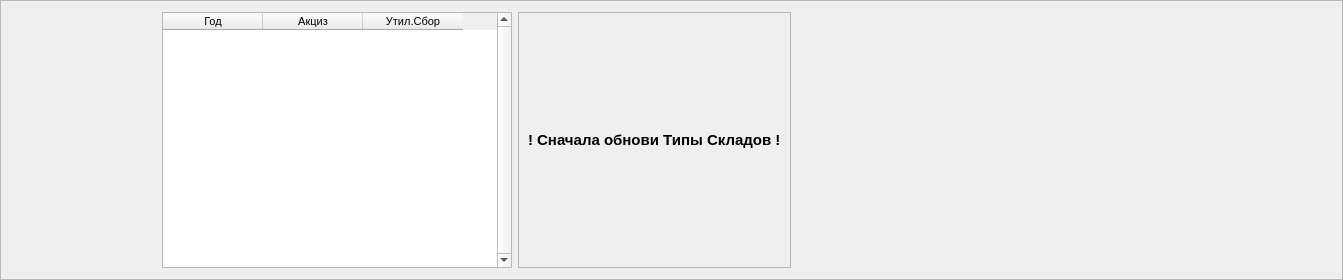
       <widget class="QFrame" name="frame_cost_table">
        <property name="minimumSize">
         <size>
          <width>0</width>
          <height>280</height>
         </size>
        </property>
        <property name="frameShape">
         <enum>QFrame::StyledPanel</enum>
        </property>
        <property name="frameShadow">
         <enum>QFrame::Raised</enum>
        </property>
        <layout class="QHBoxLayout" name="horizontalLayout">
         <item>
          <spacer name="horizontalSpacer_9">
           <property name="orientation">
            <enum>Qt::Horizontal</enum>
           </property>
           <property name="sizeType">
            <enum>QSizePolicy::Fixed</enum>
           </property>
           <property name="sizeHint" stdset="0">
            <size>
             <width>150</width>
             <height>20</height>
            </size>
           </property>
          </spacer>
         </item>
         <item>
          <widget class="QTableWidget" name="table">
           <property name="sizePolicy">
            <sizepolicy hsizetype="Preferred" vsizetype="Preferred">
             <horstretch>0</horstretch>
             <verstretch>0</verstretch>
            </sizepolicy>
           </property>
           <property name="minimumSize">
            <size>
             <width>350</width>
             <height>0</height>
            </size>
           </property>
           <property name="maximumSize">
            <size>
             <width>350</width>
             <height>16777215</height>
            </size>
           </property>
           <property name="font">
            <font>
             <pointsize>8</pointsize>
            </font>
           </property>
           <property name="verticalScrollBarPolicy">
            <enum>Qt::ScrollBarAlwaysOn</enum>
           </property>
           <property name="horizontalScrollBarPolicy">
            <enum>Qt::ScrollBarAsNeeded</enum>
           </property>
           <property name="sortingEnabled">
            <bool>true</bool>
           </property>
           <property name="wordWrap">
            <bool>false</bool>
           </property>
           <property name="columnCount">
            <number>3</number>
           </property>
           <attribute name="horizontalHeaderMinimumSectionSize">
            <number>25</number>
           </attribute>
           <attribute name="verticalHeaderMinimumSectionSize">
            <number>0</number>
           </attribute>
           <attribute name="verticalHeaderDefaultSectionSize">
            <number>10</number>
           </attribute>
           <column>
            <property name="text">
             <string>Год</string>
            </property>
           </column>
           <column>
            <property name="text">
             <string>Акциз</string>
            </property>
           </column>
           <column>
            <property name="text">
             <string>Утил.Сбор</string>
            </property>
           </column>
          </widget>
         </item>
         <item>
          <widget class="QFrame" name="frame_5">
           <property name="frameShape">
            <enum>QFrame::StyledPanel</enum>
           </property>
           <property name="frameShadow">
            <enum>QFrame::Raised</enum>
           </property>
           <layout class="QVBoxLayout" name="verticalLayout_7">
            <item>
             <widget class="QLabel" name="label_9">
              <property name="font">
               <font>
                <pointsize>11</pointsize>
                <bold>true</bold>
               </font>
              </property>
              <property name="text">
               <string>! Сначала обнови Типы Складов !</string>
              </property>
             </widget>
            </item>
           </layout>
          </widget>
         </item>
         <item>
          <spacer name="horizontalSpacer_6">
           <property name="orientation">
            <enum>Qt::Horizontal</enum>
           </property>
           <property name="sizeHint" stdset="0">
            <size>
             <width>540</width>
             <height>20</height>
            </size>
           </property>
          </spacer>
         </item>
        </layout>
       </widget>
